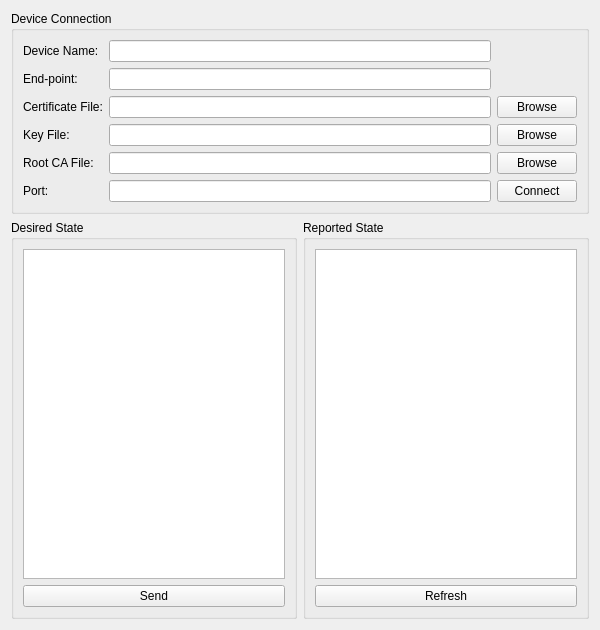
<?xml version="1.0" encoding="UTF-8"?>
<ui version="4.0">
 <class>Form</class>
 <widget class="QWidget" name="Form">
  <property name="geometry">
   <rect>
    <x>0</x>
    <y>0</y>
    <width>600</width>
    <height>630</height>
   </rect>
  </property>
  <layout class="QVBoxLayout" name="verticalLayout">
   <item>
    <widget class="QGroupBox" name="groupBox_connection">
     <property name="title">
      <string>Device Connection</string>
     </property>
     <layout class="QGridLayout" name="gridLayout_connection">
      <item row="0" column="0">
       <widget class="QLabel" name="label_device">
        <property name="text">
         <string>Device Name:</string>
        </property>
       </widget>
      </item>
      <item row="0" column="1">
       <widget class="QLineEdit" name="lineEdit_device"/>
      </item>
      <item row="1" column="0">
       <widget class="QLabel" name="label_endpoint">
        <property name="text">
         <string>End-point:</string>
        </property>
       </widget>
      </item>
      <item row="1" column="1">
       <widget class="QLineEdit" name="lineEdit_endpoint"/>
      </item>
      <item row="2" column="0">
       <widget class="QLabel" name="label_cert">
        <property name="text">
         <string>Certificate File:</string>
        </property>
       </widget>
      </item>
      <item row="2" column="1">
       <widget class="QLineEdit" name="lineEdit_cert"/>
      </item>
      <item row="2" column="2">
       <widget class="QPushButton" name="button_browse_cert">
        <property name="text">
         <string>Browse</string>
        </property>
       </widget>
      </item>
      <item row="3" column="0">
       <widget class="QLabel" name="label_key">
        <property name="text">
         <string>Key File:</string>
        </property>
       </widget>
      </item>
      <item row="3" column="1">
       <widget class="QLineEdit" name="lineEdit_key"/>
      </item>
      <item row="3" column="2">
       <widget class="QPushButton" name="button_browse_key">
        <property name="text">
         <string>Browse</string>
        </property>
       </widget>
      </item>
      <item row="4" column="0">
       <widget class="QLabel" name="label_root">
        <property name="text">
         <string>Root CA File:</string>
        </property>
       </widget>
      </item>
      <item row="4" column="1">
       <widget class="QLineEdit" name="lineEdit_root"/>
      </item>
      <item row="4" column="2">
       <widget class="QPushButton" name="button_browse_root">
        <property name="text">
         <string>Browse</string>
        </property>
       </widget>
      </item>
      <item row="5" column="0">
       <widget class="QLabel" name="label_port">
        <property name="text">
         <string>Port:</string>
        </property>
       </widget>
      </item>
      <item row="5" column="1">
       <widget class="QLineEdit" name="lineEdit_port"/>
      </item>
      <item row="5" column="2">
       <widget class="QPushButton" name="button_connect">
        <property name="text">
         <string>Connect</string>
        </property>
       </widget>
      </item>
     </layout>
    </widget>
   </item>
   <item>
    <layout class="QHBoxLayout" name="horizontalLayout">
     <item>
      <widget class="QGroupBox" name="groupBox_edit">
       <property name="title">
        <string>Desired State</string>
       </property>
       <layout class="QVBoxLayout" name="verticalLayout_edit">
        <item>
         <widget class="QTextEdit" name="textEdit_editable"/>
        </item>
        <item>
         <widget class="QPushButton" name="button_send">
          <property name="text">
           <string>Send</string>
          </property>
         </widget>
        </item>
       </layout>
      </widget>
     </item>
     <item>
      <widget class="QGroupBox" name="groupBox_readonly">
       <property name="title">
        <string>Reported State</string>
       </property>
       <layout class="QVBoxLayout" name="verticalLayout_readonly">
        <item>
         <widget class="QTextEdit" name="textEdit_readonly">
          <property name="readOnly">
           <bool>true</bool>
          </property>
         </widget>
        </item>
        <item>
         <widget class="QPushButton" name="button_refresh">
          <property name="text">
           <string>Refresh</string>
          </property>
         </widget>
        </item>
       </layout>
      </widget>
     </item>
    </layout>
   </item>
  </layout>
 </widget>
 <resources/>
 <connections/>
</ui>
